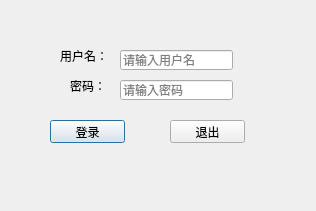
<?xml version="1.0" encoding="UTF-8"?>
<ui version="4.0">
 <class>Login</class>
 <widget class="QDialog" name="Login">
  <property name="geometry">
   <rect>
    <x>0</x>
    <y>0</y>
    <width>316</width>
    <height>211</height>
   </rect>
  </property>
  <property name="windowTitle">
   <string>Dialog</string>
  </property>
  <widget class="QLabel" name="label">
   <property name="geometry">
    <rect>
     <x>60</x>
     <y>50</y>
     <width>54</width>
     <height>12</height>
    </rect>
   </property>
   <property name="text">
    <string>用户名：</string>
   </property>
  </widget>
  <widget class="QLabel" name="label_2">
   <property name="geometry">
    <rect>
     <x>70</x>
     <y>80</y>
     <width>54</width>
     <height>12</height>
    </rect>
   </property>
   <property name="text">
    <string>密码：</string>
   </property>
  </widget>
  <widget class="QLineEdit" name="usrLineEdit">
   <property name="geometry">
    <rect>
     <x>120</x>
     <y>50</y>
     <width>113</width>
     <height>20</height>
    </rect>
   </property>
   <property name="placeholderText">
    <string>请输入用户名</string>
   </property>
  </widget>
  <widget class="QLineEdit" name="pwdLineEdit">
   <property name="geometry">
    <rect>
     <x>120</x>
     <y>80</y>
     <width>113</width>
     <height>20</height>
    </rect>
   </property>
   <property name="frame">
    <bool>true</bool>
   </property>
   <property name="placeholderText">
    <string>请输入密码</string>
   </property>
   <property name="cursorMoveStyle">
    <enum>Qt::LogicalMoveStyle</enum>
   </property>
  </widget>
  <widget class="QPushButton" name="loginBtn">
   <property name="geometry">
    <rect>
     <x>50</x>
     <y>120</y>
     <width>75</width>
     <height>23</height>
    </rect>
   </property>
   <property name="text">
    <string>登录</string>
   </property>
  </widget>
  <widget class="QPushButton" name="exitBtn">
   <property name="geometry">
    <rect>
     <x>170</x>
     <y>120</y>
     <width>75</width>
     <height>23</height>
    </rect>
   </property>
   <property name="text">
    <string>退出</string>
   </property>
  </widget>
 </widget>
 <resources/>
 <connections/>
</ui>
